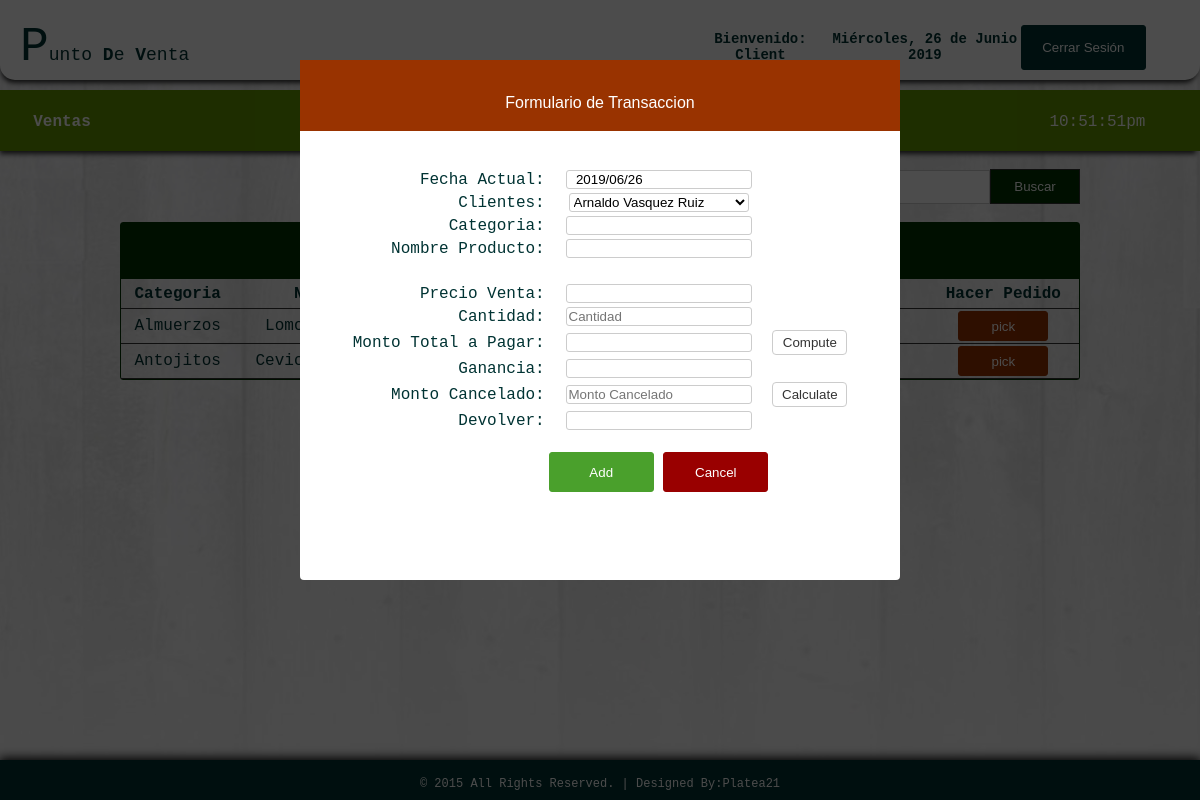
The page /process_sales1.php (signed in) on the database its author committed.
### tables this page shows
CREATE TABLE IF NOT EXISTS `products` (
`id` int(11) NOT NULL,
  `category` varchar(100) NOT NULL,
  `name` varchar(100) NOT NULL,
  `quantity` int(11) NOT NULL,
  `purchase` int(11) NOT NULL,
  `retail` int(11) NOT NULL,
  `supplier` varchar(100) NOT NULL,
  `ext` varchar(5) NOT NULL
);

### process_sales1.php (the view, shortened to what this page needs)
<!DOCTYPE html PUBLIC "-//W3C//DTD XHTML 1.0 Transitional//EN" "http://www.w3.org/TR/xhtml1/DTD/xhtml1-transitional.dtd">
<html xmlns="http://www.w3.org/1999/xhtml">
<head>
</head>
<link rel="stylesheet" type="text/css" href="css/css1.css">
<body>
<div id="container">
<div id="header">
<table cellspacing="0" width="100%" border="0" cellpadding="20px">
<tr>
	<td width="56%">
    <table width="41%" border="0" cellspacing="0" cellpadding="0">
	  <tr>
	    <td width="80%" align="left"> <font size="12px">P</font><span style="font-size: 18px;">unto <b>D</b>e <b>V</b>enta</span></td>
	    </tr>
	  </table></td>
    <td style="font-size:14px;">
      <table width="93%" border="0" cellspacing="0" cellpadding="0">
        <tr>
        	<th scope="col">Bienvenido: <?php echo $_SESSION['access'];?></th>
          	<th scope="col"><?php
			include_once("date1.php");
			?></th>
          	<th scope="col" width="20px"><a href="logout.php">
            <input type="button" id="btnadd" value="Cerrar Sesión" align="middle" />
          	</a></th>
        </tr>
  </table></td>
    </tr>
</table>
</div>
<br><br><br><br><br>
<div id = "headnav">
<table width="100%" border="0" cellpadding="0" cellspacing="0">
<tr>
	<td width="669" height="62">
	<table width="124" border="0" align="left" cellpadding="0" cellspacing="0">
	  <tr>
	    <th width="211" scope="col"><a href="sales1.php">Ventas</a></th>
	    </tr>
	  </table>
      </td>
      <td width="13">
      <table border="0" cellspacing="0" cellpadding="0">
      	<tr>
        	<td align="left" style="color:#FFF">
            <?php
			$date_time=date("h:i:sa");
			echo $date_time;
			?>
            </td>
        </tr>
      </table>
      </td>
</tr>
</table>
</div>
<br>
<table width="80%" border="0" align="center" cellpadding="0" cellspacing="0">
      <tr>
      	<td width="573">&nbsp;  </td>
        <td width="304" align="right"><form action="result.php" method="get" ecntype="multipart/data-form">
        <input type="text" name="query" style="border:1px solid #CCC; color: #333; width:210px; height:30px;" placeholder="Buscar Producto..." /><input type="submit" id="btnsearch" value="Buscar" name="search" />
        </form></td>
      </tr>
    </table></th>
  <div id="footer">
<table border="0" cellpadding="15px" align="center"; style="size: 12px; font-family: 'Courier New', Courier, monospace; color: #FFF; font-size: 12px;">
<tr>
	<td>
    &copy; 2015 All Rights Reserved.  |  Designed By:<a href="https://www.facebook.com/platea21">Platea21</a>
    </td>
</tr>
</table>
</div>
  <div id="popup-box2" class="popup-position1">
<div id="popup-wrapper2">
<div id="popup-container2">
    <div id="popup-head-color5">
    <br>
    <p style="font-family:'Lucida Sans Unicode', 'Lucida Grande', sans-serif;font-size:16px;"> Formulario de Transaccion </p>
    </div>
<?php
include 'config.php';
$id = $_GET['id'];
$view = "SELECT * from products where md5(id) = '$id'";
$result = $db_link->query($view);
$row = $result->fetch_assoc();
?>
    <br>
    <form action="" method="POST">
    <table border="0" align="center">
    <tr>
    <td align="right"> Fecha Actual: </td>
    <td> <input type="text" name="dates" id="txtbox" value="<?php echo "  ". date("Y/m/d")?>" readonly> </td>
    </tr>
    <tr>
    <td align="right">Clientes:</td>
    <td>
    <select name="customers" id="txtbox" readonly>
    <?php
	require('config.php');
	$query="SELECT * FROM customers";
	$result=mysqli_query($db_link, $query);
	while ($row1=mysqli_fetch_array($result)){?>
	<option><?php echo $row1['name']; ?></option>
	<?php
}?>
    </select>
    </td>
    </tr>
    <tr>
    <td align="right">Categoria:</td>
    <td><input type="text" id="txtbox" name="category" value="<?php echo $row['category'];?>" readonly><br></td>
    </tr>
    <tr>
    <td align="right">Nombre Producto:</td>
    <td><input type="text" id="txtbox" name="name" value="<?php echo $row['name'];?>" readonly><br></td>
    </tr>
    <form method="POST">
    <form method="post">
    <tr>
    <td><input type="text" id="txtbox" name="purchase" value="<?php echo $row['purchase'];?>" hidden><br></td>
    </tr>
    <tr>
    <td align="right">Precio Venta:</td>
    <td><input type="text" id="txtbox" name="amount" value="<?php echo $row['retail'];?>" readonly><br></td>
    </tr>
    <tr>
    <td align="right">Cantidad:</td>
    <td><input type="text" id="txtbox" name="quant" value="<?php echo @$quant ?>" placeholder="Cantidad" required></td>
    </tr>
    <tr>
    <td align="right">Monto Total a Pagar:</td>
    <td><input type="text" id="txtbox" name="total" value="<?php echo @$total ?>" readonly></td>
    <td><input type="submit" name="calculate" value="Compute" id="btncalc"></td>
    </tr>
    <tr>
    <td align="right">Ganancia:</td>
    <td><input type="text" id="txtbox" name="profit" value="<?php echo @$profit ?>" readonly><br></td>
    </tr>
    </form>
    <tr>
    <td align="right">Monto Cancelado:</td>
    <td><input type="text" id="txtbox" value="<?php echo @$ten ?>" name="tendered" placeholder="Monto Cancelado"></td>
    <td><input type="submit" value="Calculate" name="sub" id="btncalc"></td>
    </tr>
    <tr>
    <td align="right">Devolver:</td>
    <td><input type="text" id="txtbox" name="changed" value="<?php echo @$change ?>" readonly></td>
    </tr>
    </form>
    <br>
    <tr  align="center">
    <td>&nbsp;  </td>
    <td>
    <br>
    <input type="SUBMIT" name="update" id="btnnav" value="Add"></form>
    <a href="sales1.php"><input type="button" style="border:1px solid #900; background:#900; height:40px; width:105px; border-radius:3px; color:#FFF;" value="Cancel"></a>
</div>
</div>
</div>
  <br>
  <tr>
    <td>
    <table border="0" cellpadding="0" cellspacing="0" align="center" width="80%" style="border:1px solid #030; color:#033;">
     <tr>
     <th colspan="7" align="center" height="55px" style="border-bottom:1px solid #030; background: #030; color:#FFF;"> Select Products </th>
    </tr>
      <tr height="30px">
        <th style="border-bottom:1px solid #333;"> Categoria </th>
        <th style="border-bottom:1px solid #333;"> Nombre </th>
        <th style="border-bottom:1px solid #333;"> Precio </th>
        <th style="border-bottom:1px solid #333;"> Cantidad Stock </th>
        <th style="border-bottom:1px solid #333;"> Proveedor </th>
        <th style="border-bottom:1px solid #333;"> Hacer Pedido </th>
      </tr>
       <?php
require('config.php');
$query="SELECT * FROM products";
$result=mysqli_query($db_link, $query);
while ($row=mysqli_fetch_array($result)){?>
      <tr align="center" style="height:35px">
      	<td style="border-bottom:1px solid #333;"> <?php echo $row['category']; ?> </td>
        <td style="border-bottom:1px solid #333;"> <?php echo $row['name']; ?> </td>
        <td style="border-bottom:1px solid #333;">$ <?php echo $row['retail']; ?> </td>
        <td style="border-bottom:1px solid #333;"> <?php echo $row['quantity']; ?> pcs. </td>
        <td style="border-bottom:1px solid #333;"> <?php echo $row['supplier']; ?> </td>
        <td style="border-bottom:1px solid #333;">
        <a href="process_sales1.php?id=<?php echo md5($row['id']);?>"><input type="button" value="pick" style="width:90px; height:30px; color:#FFF; background: #930; border:1px solid #930; border-radius:3px;"></a>
        </td>
      </tr>
   <?php
}?>
    </table>
  </td>
  </tr>
</div>
</body>
</html>

### css/css1.css (style rules this page uses)
html { font-family: "Courier New", Courier, monospace; color: #033; height:100%; margin:0; padding:0; -webkit-background-size: cover; -moz-background-size: cover; -o-background-size: cover; background-size: cover; }
body { margin:0; font-size:16px; height:100%; margin:0; padding:0; background:url(../images/bgimg.jpg) no-repeat center fixed; -webkit-background-size: cover; -moz-background-size: cover; -o-background-size: cover; background-size: cover; }
#container { height:100px; width: auto; margin:0 auto; }
#header { box-shadow: -1px 5px 5px -2px #333333; position:fixed; width:100%; height:80px; border-radius:0px 0px 15px 15px; background-color:#FFF; }
#footer { clear: both; background: #033; height: 40px; width: 100%; position: fixed; left: 0px; bottom: 0px; text-align: center; box-shadow:0px -1px 10px 1px #000; }
#headnav { box-shadow: -2px 5px 5px -2px #333333; border-top:1px solid #690; padding:0px; clear:both; background: #690; height:60px; width:100%; }
#btnnav { border:1px solid #4AA02C; background: #4AA02C; border-radius:3px; height:40px; width:105px; color:#FFF; font-family:"Lucida Sans Unicode", "Lucida Grande", sans-serif; }
#btnsearch { border:1px solid #333; background: #030; height:35px; width:90px; color: #FFF; font-family:"Lucida Sans Unicode", "Lucida Grande", sans-serif; }
#btnadd { border:1px solid #033; background: #033; border-radius:3px; height:45px; width:125px; color: #FFF; font-family:"Lucida Sans Unicode", "Lucida Grande", sans-serif; }
#txtbox { border:1px solid #CCC; background: #FFF; border-radius:3px; width:180px; font-family:"Lucida Sans Unicode", "Lucida Grande", sans-serif; }
.popup-position1 { display: block; position:fixed; top:0; left:0; background-color:rgba(0,0,0,0.7); width:100%; height:100%; }
#popup-wrapper2 { width:600px; margin:60px auto; text-align:center; }
#popup-container2 { background-color:#fff; border-radius:4px; text-align:center; height:520px; }
#popup-head-color5 { width:600px; height:1px; color:#FFF; background: #930; margin-left:auto; margin-right:auto; padding:0px 0px 70px; }
#btncalc { border:1px solid #CCC; color:#333; background:#FFF; height:25px; width:75px; border-radius:4px; }
a:link { color:#FFF; text-decoration: none; }
table { border-radius:3px; text-align: center; }

### rows shown on the page
products: category "Almuerzos", name "Lomo…"
products: category "Antojitos", name "Ceviche…"

### other values the page prints
$_SESSION['access'] "Client"
$dia "Miércoles"
$mes "Junio"
form field customers "Arnaldo Vasquez Ruiz"
